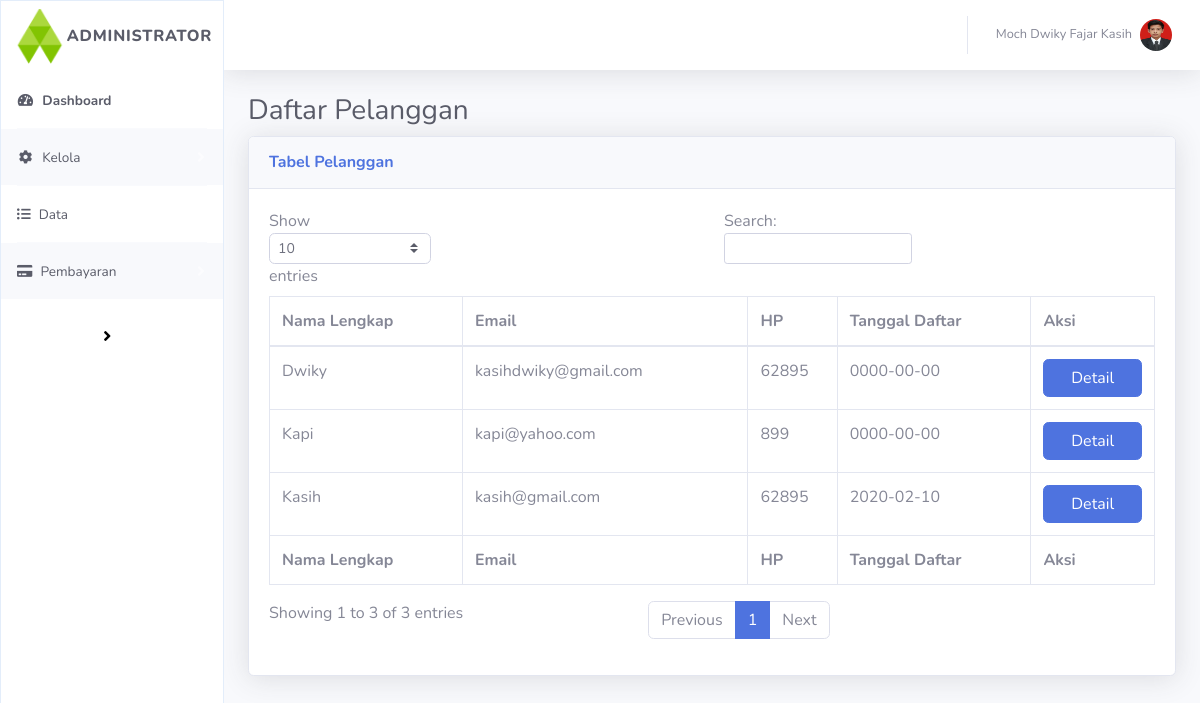
/index.php/data, run on the app's committed database.
### tables this page shows
CREATE TABLE `daftar_pelanggan` (
  `id_pelanggan` int(11) NOT NULL,
  `nama` varchar(255) NOT NULL,
  `email` varchar(50) NOT NULL,
  `hp` bigint(20) NOT NULL,
  `tgl_daftar` date NOT NULL,
  `jenis_kelamin` varchar(122) NOT NULL,
  `whatsapp` bigint(20) NOT NULL,
  `skype` varchar(122) NOT NULL,
  `alamat` varchar(255) NOT NULL,
  `universitas` varchar(122) NOT NULL,
  `tahun_masuk` int(122) NOT NULL,
  `prodi` varchar(255) NOT NULL,
  `ktp` varchar(255) NOT NULL,
  `ktm` varchar(255) NOT NULL,
  `transkrip_nilai` varchar(255) NOT NULL
);

### application/controllers/Data.php (called while the page is built, shortened)
<?php
class Data extends CI_Controller
{
    public function __construct()
    {
        $this->load->model("m_data");
        $this->load->library('form_validation');
    }
    public function index()
    {
    	$data["pelanggan"] = $this->m_data->tampil_pelanggan();
        $this->load->view('templates/v_header');
        $this->load->view('templates/v_sidebar');
        $this->load->view('templates/v_navbar');
        $this->load->view('data/v_customers', $data);
    }
}

### index.php (called while the page is built, shortened)
<?php
require_once BASEPATH.'core/CodeIgniter.php';

### application/models/m_data.php (called while the page is built, shortened)
<?php defined('BASEPATH') OR exit('No direct script access allowed');
class M_data extends CI_Model
{
    function tampil_pelanggan()
    {
        $this->db->order_by("id_pelanggan", "desc");
        return $this->db->get('daftar_pelanggan')->result_array();
    }
}

### application/views/data/v_customers.php (the view, shortened to what this page needs)
      <div class="container-fluid">
        <h1 class="h3 mb-2 text-gray-800">Daftar Pelanggan</h1>
        <div class="card shadow mb-4">
          <div class="card-header py-3">
            <h6 class="m-0 font-weight-bold text-primary">Tabel Pelanggan</h6>
          </div>
          <div class="card-body">
            <div class="table-responsive">
              <table class="table table-bordered" id="dataTable" width="100%" cellspacing="0">
                <thead>
                  <tr>
                    <th>Nama Lengkap</th>
                    <th>Email</th>
                    <th>HP</th>
                    <th>Tanggal Daftar</th>
                    <th>Aksi</th>
                  </tr>
                </thead>
                <tfoot>
                  <tr>
                    <th>Nama Lengkap</th>
                    <th>Email</th>
                    <th>HP</th>
                    <th>Tanggal Daftar</th>
                    <th>Aksi</th>
                  </tr>
                </tfoot>
                <tbody>
                  <?php foreach ($pelanggan as $pl): ?>
                    <?php $id = $pl['id_pelanggan']; ?>
                  <tr>
                    <td><?= $pl['nama'] ?></td>
                    <td><?= $pl['email']; ?></td>
                    <td><?= $pl['hp']; ?></td>
                    <td><?= $pl['tgl_daftar']; ?></td>
                    <td>
                      <?php
                      echo "<a href='/project-admin/detail/pelanggan?detail_id=$id'><button class='btn btn-primary btn-block'>Detail</button></a>
                      ";?>
                    </td>
                  <?php endforeach; ?>
                </tbody>
              </table>
            </div>
          </div>
        </div>
      </div>
    </div>
  </div>
</div>

### data on the page
daftar_pelanggan: nama "Kasih", email "kasih@gmail.com", hp "62895", tgl_daftar "2020-02-10"
daftar_pelanggan: nama "Kapi", email "kapi@yahoo.com", hp "899", tgl_daftar "0000-00-00"
daftar_pelanggan: nama "Dwiky", email "kasihdwiky@gmail.com", hp "62895", tgl_daftar "0000-00-00"
